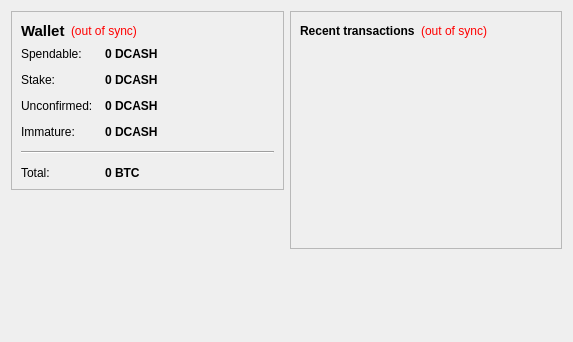
<?xml version="1.0" encoding="UTF-8"?>
<ui version="4.0">
 <class>OverviewPage</class>
 <widget class="QWidget" name="OverviewPage">
  <property name="geometry">
   <rect>
    <x>0</x>
    <y>0</y>
    <width>573</width>
    <height>342</height>
   </rect>
  </property>
  <property name="windowTitle">
   <string>Form</string>
  </property>
  <layout class="QHBoxLayout" name="horizontalLayout" stretch="1,1">
   <item>
    <layout class="QVBoxLayout" name="verticalLayout_2">
     <item>
      <widget class="QFrame" name="frame">
       <property name="frameShape">
        <enum>QFrame::StyledPanel</enum>
       </property>
       <property name="frameShadow">
        <enum>QFrame::Raised</enum>
       </property>
       <layout class="QVBoxLayout" name="verticalLayout_4">
        <item>
         <layout class="QHBoxLayout" name="horizontalLayout_4">
          <item>
           <widget class="QLabel" name="label_5">
            <property name="font">
             <font>
              <pointsize>11</pointsize>
              <weight>75</weight>
              <bold>true</bold>
             </font>
            </property>
            <property name="text">
             <string>Wallet</string>
            </property>
           </widget>
          </item>
          <item>
           <widget class="QLabel" name="labelWalletStatus">
            <property name="toolTip">
             <string>The displayed information may be out of date. Your wallet automatically synchronizes with the DigitalCashCoin network after a connection is established, but this process has not completed yet.</string>
            </property>
            <property name="styleSheet">
             <string notr="true">QLabel { color: red; }</string>
            </property>
            <property name="text">
             <string notr="true">(out of sync)</string>
            </property>
            <property name="alignment">
             <set>Qt::AlignLeading|Qt::AlignLeft|Qt::AlignVCenter</set>
            </property>
           </widget>
          </item>
          <item>
           <spacer name="horizontalSpacer_2">
            <property name="orientation">
             <enum>Qt::Horizontal</enum>
            </property>
            <property name="sizeHint" stdset="0">
             <size>
              <width>40</width>
              <height>20</height>
             </size>
            </property>
           </spacer>
          </item>
         </layout>
        </item>
        <item>
         <layout class="QFormLayout" name="formLayout_2">
          <property name="fieldGrowthPolicy">
           <enum>QFormLayout::AllNonFixedFieldsGrow</enum>
          </property>
          <property name="horizontalSpacing">
           <number>12</number>
          </property>
          <property name="verticalSpacing">
           <number>12</number>
          </property>
          <item row="0" column="0">
           <widget class="QLabel" name="label">
            <property name="text">
             <string>Spendable:</string>
            </property>
           </widget>
          </item>
          <item row="0" column="1">
           <widget class="QLabel" name="labelBalance">
            <property name="font">
             <font>
              <weight>75</weight>
              <bold>true</bold>
             </font>
            </property>
            <property name="cursor">
             <cursorShape>IBeamCursor</cursorShape>
            </property>
            <property name="toolTip">
             <string>Your current spendable balance</string>
            </property>
            <property name="text">
             <string notr="true">0 DCASH</string>
            </property>
            <property name="textInteractionFlags">
             <set>Qt::LinksAccessibleByMouse|Qt::TextSelectableByKeyboard|Qt::TextSelectableByMouse</set>
            </property>
           </widget>
          </item>
          <item row="1" column="0">
           <widget class="QLabel" name="label_6">
            <property name="text">
             <string>Stake:</string>
            </property>
           </widget>
          </item>
          <item row="1" column="1">
           <widget class="QLabel" name="labelStake">
            <property name="font">
             <font>
              <weight>75</weight>
              <bold>true</bold>
             </font>
            </property>
            <property name="cursor">
             <cursorShape>IBeamCursor</cursorShape>
            </property>
            <property name="toolTip">
             <string>Total of coins that was staked, and do not yet count toward the current balance</string>
            </property>
            <property name="text">
             <string notr="true">0 DCASH</string>
            </property>
            <property name="textInteractionFlags">
             <set>Qt::LinksAccessibleByMouse|Qt::TextSelectableByKeyboard|Qt::TextSelectableByMouse</set>
            </property>
           </widget>
          </item>
          <item row="2" column="0">
           <widget class="QLabel" name="label_3">
            <property name="text">
             <string>Unconfirmed:</string>
            </property>
           </widget>
          </item>
          <item row="2" column="1">
           <widget class="QLabel" name="labelUnconfirmed">
            <property name="font">
             <font>
              <weight>75</weight>
              <bold>true</bold>
             </font>
            </property>
            <property name="cursor">
             <cursorShape>IBeamCursor</cursorShape>
            </property>
            <property name="toolTip">
             <string>Total of transactions that have yet to be confirmed, and do not yet count toward the current balance</string>
            </property>
            <property name="text">
             <string notr="true">0 DCASH</string>
            </property>
            <property name="textInteractionFlags">
             <set>Qt::LinksAccessibleByMouse|Qt::TextSelectableByKeyboard|Qt::TextSelectableByMouse</set>
            </property>
           </widget>
          </item>
          <item row="3" column="0">
           <widget class="QLabel" name="labelImmatureText">
            <property name="text">
             <string>Immature:</string>
            </property>
           </widget>
          </item>
          <item row="3" column="1">
           <widget class="QLabel" name="labelImmature">
            <property name="font">
             <font>
              <weight>75</weight>
              <bold>true</bold>
             </font>
            </property>
            <property name="toolTip">
             <string>Mined balance that has not yet matured</string>
            </property>
            <property name="text">
             <string notr="true">0 DCASH</string>
            </property>
            <property name="textInteractionFlags">
             <set>Qt::LinksAccessibleByMouse|Qt::TextSelectableByKeyboard|Qt::TextSelectableByMouse</set>
            </property>
           </widget>
          </item>
          <item row="4" column="0" colspan="2">
           <widget class="Line" name="line">
            <property name="orientation">
             <enum>Qt::Horizontal</enum>
            </property>
           </widget>
          </item>
          <item row="5" column="0">
           <widget class="QLabel" name="labelTotalText">
            <property name="text">
             <string>Total:</string>
            </property>
           </widget>
          </item>
          <item row="5" column="1">
           <widget class="QLabel" name="labelTotal">
            <property name="font">
             <font>
              <weight>75</weight>
              <bold>true</bold>
             </font>
            </property>
            <property name="cursor">
             <cursorShape>IBeamCursor</cursorShape>
            </property>
            <property name="toolTip">
             <string>Your current total balance</string>
            </property>
            <property name="text">
             <string notr="true">0 BTC</string>
            </property>
            <property name="textInteractionFlags">
             <set>Qt::LinksAccessibleByMouse|Qt::TextSelectableByKeyboard|Qt::TextSelectableByMouse</set>
            </property>
           </widget>
          </item>
         </layout>
        </item>
       </layout>
      </widget>
     </item>
     <item>
      <spacer name="verticalSpacer">
       <property name="orientation">
        <enum>Qt::Vertical</enum>
       </property>
       <property name="sizeHint" stdset="0">
        <size>
         <width>20</width>
         <height>40</height>
        </size>
       </property>
      </spacer>
     </item>
    </layout>
   </item>
   <item>
    <layout class="QVBoxLayout" name="verticalLayout_3">
     <item>
      <widget class="QFrame" name="frame_2">
       <property name="frameShape">
        <enum>QFrame::StyledPanel</enum>
       </property>
       <property name="frameShadow">
        <enum>QFrame::Raised</enum>
       </property>
       <layout class="QVBoxLayout" name="verticalLayout">
        <item>
         <layout class="QHBoxLayout" name="horizontalLayout_2">
          <item>
           <widget class="QLabel" name="label_4">
            <property name="text">
             <string>&lt;b&gt;Recent transactions&lt;/b&gt;</string>
            </property>
           </widget>
          </item>
          <item>
           <widget class="QLabel" name="labelTransactionsStatus">
            <property name="toolTip">
             <string>The displayed information may be out of date. Your wallet automatically synchronizes with the DigitalCashCoin network after a connection is established, but this process has not completed yet.</string>
            </property>
            <property name="styleSheet">
             <string notr="true">QLabel { color: red; }</string>
            </property>
            <property name="text">
             <string notr="true">(out of sync)</string>
            </property>
            <property name="alignment">
             <set>Qt::AlignRight|Qt::AlignTrailing|Qt::AlignVCenter</set>
            </property>
           </widget>
          </item>
          <item>
           <spacer name="horizontalSpacer">
            <property name="orientation">
             <enum>Qt::Horizontal</enum>
            </property>
            <property name="sizeHint" stdset="0">
             <size>
              <width>40</width>
              <height>20</height>
             </size>
            </property>
           </spacer>
          </item>
         </layout>
        </item>
        <item>
         <widget class="QListView" name="listTransactions">
          <property name="styleSheet">
           <string notr="true">QListView { background: transparent; }</string>
          </property>
          <property name="frameShape">
           <enum>QFrame::NoFrame</enum>
          </property>
          <property name="verticalScrollBarPolicy">
           <enum>Qt::ScrollBarAlwaysOff</enum>
          </property>
          <property name="horizontalScrollBarPolicy">
           <enum>Qt::ScrollBarAlwaysOff</enum>
          </property>
          <property name="selectionMode">
           <enum>QAbstractItemView::NoSelection</enum>
          </property>
         </widget>
        </item>
       </layout>
      </widget>
     </item>
     <item>
      <spacer name="verticalSpacer_2">
       <property name="orientation">
        <enum>Qt::Vertical</enum>
       </property>
       <property name="sizeHint" stdset="0">
        <size>
         <width>20</width>
         <height>40</height>
        </size>
       </property>
      </spacer>
     </item>
    </layout>
   </item>
  </layout>
 </widget>
 <resources/>
 <connections/>
</ui>
